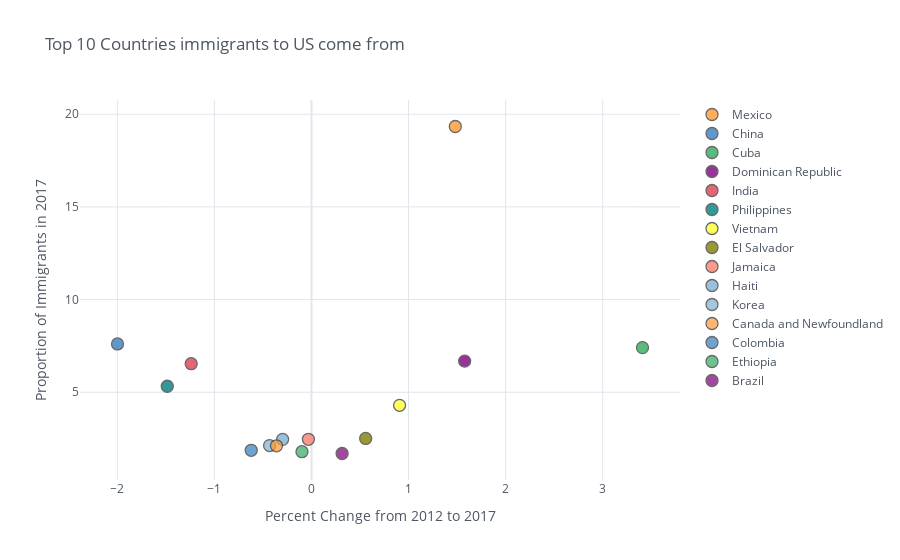

The cell this chart's notebook holds for it:
### Code cell
#Plot categories to view relationships in the data via a "scatter plot" chart
USImmigTop15.iplot(kind="scatter", theme="white",x="PerChg",y="ImmPercent2017",
            categories="LastResidence",title="Top 10 Countries immigrants to US come from",xTitle='Percent Change from 2012 to 2017', yTitle='Proportion of Immigrants in 2017')

### Figure 1 — Plotly figure (JSON) as saved in the notebook; plotly's stock layout.template omitted (floating-point values rounded to 4 significant figures)
{"data": [{"marker": {"color": "rgba(255, 153, 51, 1.0)", "line": {"width": 1.3}, "opacity": 0.8, "size": 12, "symbol": "circle"}, "mode": "markers", "name": "Mexico", "textfont": {"color": "#4D5663"}, "type": "scatter", "x": [1.482], "y": [19.34]}, {"marker": {"color": "rgba(55, 128, 191, 1.0)", "line": {"width": 1.3}, "opacity": 0.8, "size": 12, "symbol": "circle"}, "mode": "markers", "name": "China", "textfont": {"color": "#4D5663"}, "type": "scatter", "x": [-1.999], "y": [7.608]}, {"marker": {"color": "rgba(50, 171, 96, 1.0)", "line": {"width": 1.3}, "opacity": 0.8, "size": 12, "symbol": "circle"}, "mode": "markers", "name": "Cuba ", "textfont": {"color": "#4D5663"}, "type": "scatter", "x": [3.41], "y": [7.41]}, {"marker": {"color": "rgba(128, 0, 128, 1.0)", "line": {"width": 1.3}, "opacity": 0.8, "size": 12, "symbol": "circle"}, "mode": "markers", "name": "Dominican Republic ", "textfont": {"color": "#4D5663"}, "type": "scatter", "x": [1.578], "y": [6.681]}, {"marker": {"color": "rgba(219, 64, 82, 1.0)", "line": {"width": 1.3}, "opacity": 0.8, "size": 12, "symbol": "circle"}, "mode": "markers", "name": "India", "textfont": {"color": "#4D5663"}, "type": "scatter", "x": [-1.239], "y": [6.541]}, {"marker": {"color": "rgba(0, 128, 128, 1.0)", "line": {"width": 1.3}, "opacity": 0.8, "size": 12, "symbol": "circle"}, "mode": "markers", "name": "Philippines ", "textfont": {"color": "#4D5663"}, "type": "scatter", "x": [-1.486], "y": [5.326]}, {"marker": {"color": "rgba(255, 255, 51, 1.0)", "line": {"width": 1.3}, "opacity": 0.8, "size": 12, "symbol": "circle"}, "mode": "markers", "name": "Vietnam ", "textfont": {"color": "#4D5663"}, "type": "scatter", "x": [0.9076], "y": [4.296]}, {"marker": {"color": "rgba(128, 128, 0, 1.0)", "line": {"width": 1.3}, "opacity": 0.8, "size": 12, "symbol": "circle"}, "mode": "markers", "name": "El Salvador ", "textfont": {"color": "#4D5663"}, "type": "scatter", "x": [0.558], "y": [2.508]}, {"marker": {"color": "rgba(251, 128, 114, 1.0)", "line": {"width": 1.3}, "opacity": 0.8, "size": 12, "symbol": "circle"}, "mode": "markers", "name": "Jamaica ", "textfont": {"color": "#4D5663"}, "type": "scatter", "x": [-0.03188], "y": [2.462]}, {"marker": {"color": "rgba(128, 177, 211, 1.0)", "line": {"width": 1.3}, "opacity": 0.8, "size": 12, "symbol": "circle"}, "mode": "markers", "name": "Haiti ", "textfont": {"color": "#4D5663"}, "type": "scatter", "x": [-0.2974], "y": [2.46]}, {"marker": {"color": "rgba(128, 177, 211, 0.8999999999999999)", "line": {"width": 1.3}, "opacity": 0.8, "size": 12, "symbol": "circle"}, "mode": "markers", "name": "Korea ", "textfont": {"color": "#4D5663"}, "type": "scatter", "x": [-0.4321], "y": [2.124]}, {"marker": {"color": "rgba(255, 153, 51, 0.8999999999999999)", "line": {"width": 1.3}, "opacity": 0.8, "size": 12, "symbol": "circle"}, "mode": "markers", "name": "Canada and Newfoundland", "textfont": {"color": "#4D5663"}, "type": "scatter", "x": [-0.3608], "y": [2.114]}, {"marker": {"color": "rgba(55, 128, 191, 0.8999999999999999)", "line": {"width": 1.3}, "opacity": 0.8, "size": 12, "symbol": "circle"}, "mode": "markers", "name": "Colombia ", "textfont": {"color": "#4D5663"}, "type": "scatter", "x": [-0.6208], "y": [1.87]}, {"marker": {"color": "rgba(50, 171, 96, 0.8999999999999999)", "line": {"width": 1.3}, "opacity": 0.8, "size": 12, "symbol": "circle"}, "mode": "markers", "name": "Ethiopia ", "textfont": {"color": "#4D5663"}, "type": "scatter", "x": [-0.09803], "y": [1.794]}, {"marker": {"color": "rgba(128, 0, 128, 0.8999999999999999)", "line": {"width": 1.3}, "opacity": 0.8, "size": 12, "symbol": "circle"}, "mode": "markers", "name": "Brazil ", "textfont": {"color": "#4D5663"}, "type": "scatter", "x": [0.3153], "y": [1.697]}], "layout": {"legend": {"bgcolor": "#FFFFFF", "font": {"color": "#4D5663"}}, "paper_bgcolor": "#FFFFFF", "plot_bgcolor": "#FFFFFF", "title": {"font": {"color": "#4D5663"}, "text": "Top 10 Countries immigrants to US come from"}, "xaxis": {"gridcolor": "#E1E5ED", "showgrid": true, "tickfont": {"color": "#4D5663"}, "title": {"font": {"color": "#4D5663"}, "text": "Percent Change from 2012 to 2017"}, "zerolinecolor": "#E1E5ED"}, "yaxis": {"gridcolor": "#E1E5ED", "showgrid": true, "tickfont": {"color": "#4D5663"}, "title": {"font": {"color": "#4D5663"}, "text": "Proportion of Immigrants in 2017"}, "zerolinecolor": "#E1E5ED"}}}
